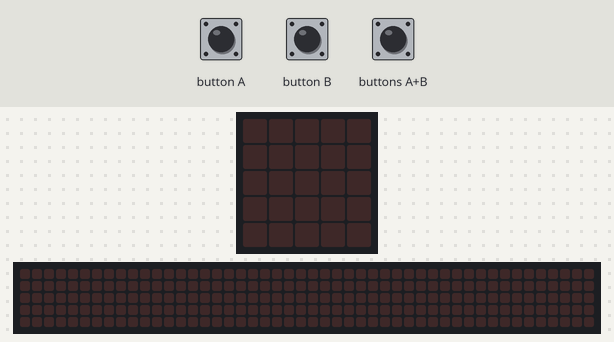
Bench run of a program on a simulated BBC micro:bit running MicroPython. On the bench: the board's 5×5 LED display, a strip that is not on the board, showing the scrolling text unrolled. The inputs (shaded band) are chosen by the test bench. The 48×5 strip is a reading aid, not a part: it shows the text the display is scrolling, unrolled, one strip-width of it at a time.

Above: at 1.2 s.
1.3 s: buttons A+B pressed for 0.15 s
At 1.37 s:
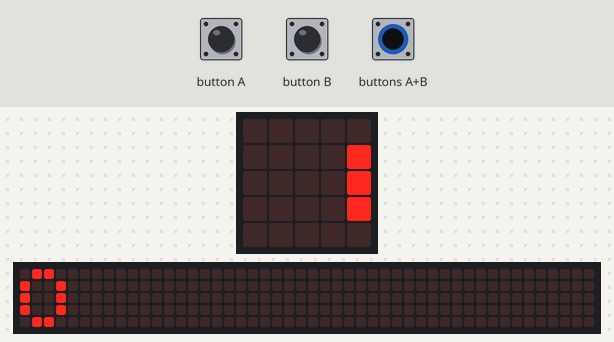
4.3 s: buttons A+B pressed for 3.2 s
At 4.52 s:
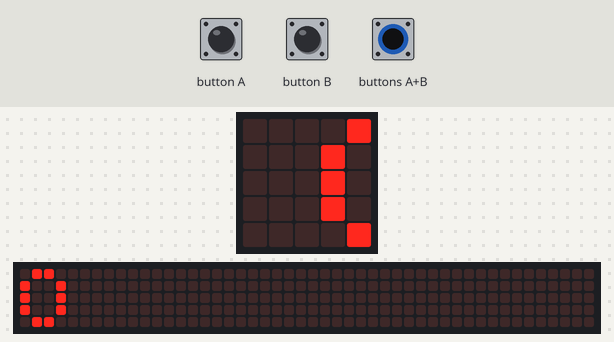
Timing chart, 0 to 7.3 s (numbered marks = the images above; inputs shaded):
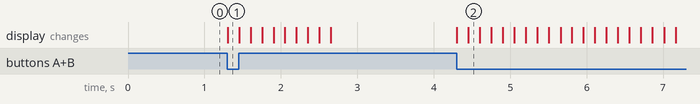

The program:

Variable___MicroPython__-main.py
```python
# Imports go at the top
from microbit import *

class VariableProgram:

    def __init__(self):
        self.counter = 0

    def on_button_pressed_a(self):
        self.counter += 1

    def on_button_pressed_b(self):
        self.counter -= 1

    def on_button_pressed_ab(self):
        display.scroll(self.counter)

Main = VariableProgram()
# Code in a 'while True:' loop repeats forever
while True:

    if button_a.was_pressed():
        Main.on_button_pressed_a()

    if button_b.was_pressed():
        Main.on_button_pressed_b()

    if button_a.is_pressed() and button_b.is_pressed():
        Main.on_button_pressed_ab()

    sleep(5)
```

Measured:
- after the input at 1.3 s, the display: changes at once (image 1)
- after the input at 4.3 s, the display: first changes at once (image 2 shows a later state)
